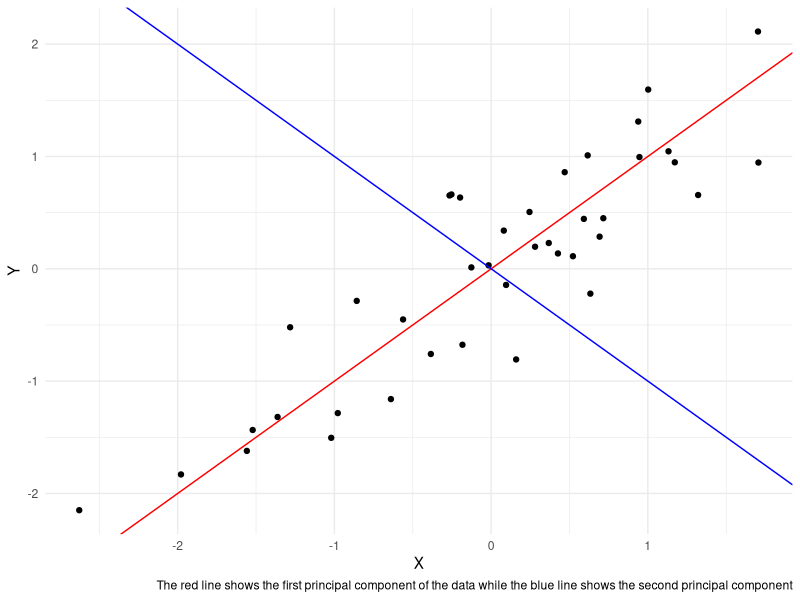

This figure's R source:
## ---- chunk 1
knitr::opts_chunk$set(echo = TRUE)
## ---- chunk 2
library(MASS)
library(ggplot2)

rand_data <- mvrnorm(n = 40, mu = c(4,1), Sigma = matrix(c(8, 5, 5, 4), nrow = 2))

rand_data <- as.data.frame(scale(rand_data))

pca_data <- prcomp(rand_data, scale. = TRUE)

ggplot(rand_data, aes(x = V1, y = V2)) +
  geom_point() +
  geom_abline(slope = pca_data$rotation[1,1]/pca_data$rotation[2,1],
              intercept = 0,
              color = "red") +
  geom_abline(slope = pca_data$rotation[1,2]/pca_data$rotation[2,2],
              intercept = 0,
              color = "blue") +
  labs(x = "X",
       y = "Y",
       caption = "The red line shows the first principal component of the data while the blue line shows the second principal component") +
  theme_minimal()
